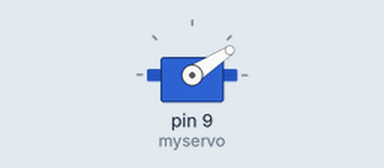
A sketch run on a simulated Arduino Uno, built with avr-gcc and run on an emulated ATmega328P. Shown: servo.

Above: at 0.05 s.
At 0.45 s:
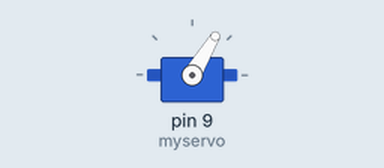
At 0.8 s:
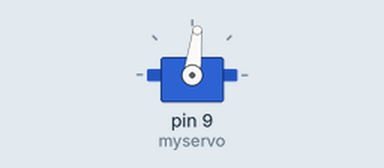
At 1.6 s:
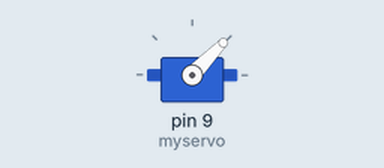
Timing chart, 0 to 4.2 s (numbered marks = the images above):
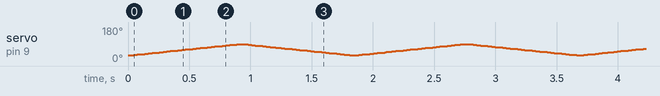

The sketch:

servo.ino
```cpp
#include<Servo.h>
Servo myservo;
void setup() {
  myservo.attach(9);

}

void loop() {

  for(int pos=30; pos <=90;pos+=1)
  {
    myservo.write(pos);
    delay(15);
  }

  for (int pos=90; pos>=30; pos-=1)
  {
    myservo.write(pos);
    delay(15);
  }
}
```
